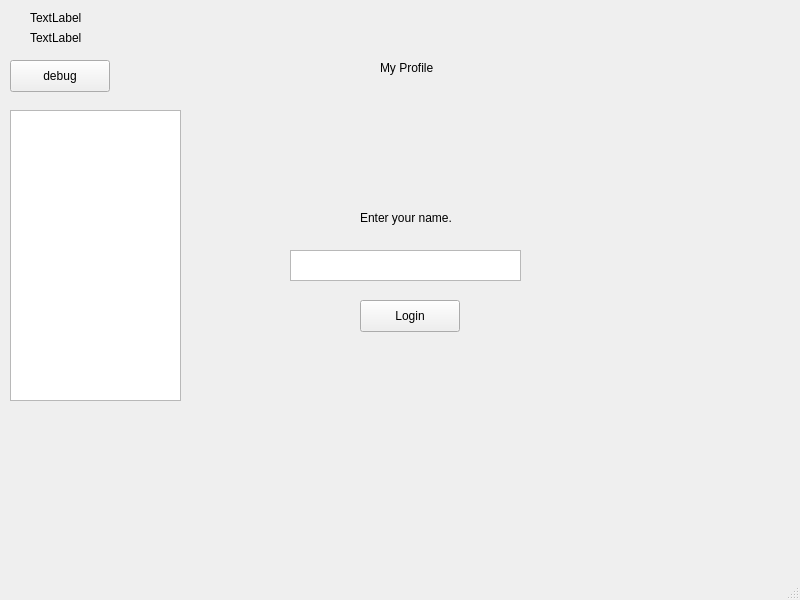
<?xml version="1.0" encoding="UTF-8"?>
<ui version="4.0">
 <class>MainWindow</class>
 <widget class="QMainWindow" name="MainWindow">
  <property name="geometry">
   <rect>
    <x>0</x>
    <y>0</y>
    <width>800</width>
    <height>600</height>
   </rect>
  </property>
  <property name="windowTitle">
   <string>MainWindow</string>
  </property>
  <widget class="QWidget" name="centralwidget">
   <widget class="QPushButton" name="loginButton">
    <property name="geometry">
     <rect>
      <x>360</x>
      <y>300</y>
      <width>100</width>
      <height>32</height>
     </rect>
    </property>
    <property name="text">
     <string>Login</string>
    </property>
   </widget>
   <widget class="QTextEdit" name="loginBox">
    <property name="geometry">
     <rect>
      <x>290</x>
      <y>250</y>
      <width>231</width>
      <height>31</height>
     </rect>
    </property>
   </widget>
   <widget class="QLabel" name="loginLabel">
    <property name="geometry">
     <rect>
      <x>360</x>
      <y>210</y>
      <width>111</width>
      <height>16</height>
     </rect>
    </property>
    <property name="text">
     <string>Enter your name.</string>
    </property>
   </widget>
   <widget class="QLabel" name="debugLabel1">
    <property name="geometry">
     <rect>
      <x>30</x>
      <y>10</y>
      <width>121</width>
      <height>16</height>
     </rect>
    </property>
    <property name="text">
     <string>TextLabel</string>
    </property>
   </widget>
   <widget class="QLabel" name="debugLabel2">
    <property name="geometry">
     <rect>
      <x>30</x>
      <y>30</y>
      <width>121</width>
      <height>16</height>
     </rect>
    </property>
    <property name="text">
     <string>TextLabel</string>
    </property>
   </widget>
   <widget class="QPushButton" name="debugButton">
    <property name="geometry">
     <rect>
      <x>10</x>
      <y>60</y>
      <width>100</width>
      <height>32</height>
     </rect>
    </property>
    <property name="text">
     <string>debug</string>
    </property>
   </widget>
   <widget class="QLabel" name="profileTitle">
    <property name="geometry">
     <rect>
      <x>380</x>
      <y>60</y>
      <width>61</width>
      <height>16</height>
     </rect>
    </property>
    <property name="text">
     <string>My Profile</string>
    </property>
   </widget>
   <widget class="QTableWidget" name="profileFriendList">
    <property name="geometry">
     <rect>
      <x>10</x>
      <y>110</y>
      <width>171</width>
      <height>291</height>
     </rect>
    </property>
   </widget>
  </widget>
  <widget class="QMenuBar" name="menubar">
   <property name="geometry">
    <rect>
     <x>0</x>
     <y>0</y>
     <width>800</width>
     <height>33</height>
    </rect>
   </property>
  </widget>
  <widget class="QStatusBar" name="statusbar"/>
 </widget>
 <resources/>
 <connections/>
</ui>
